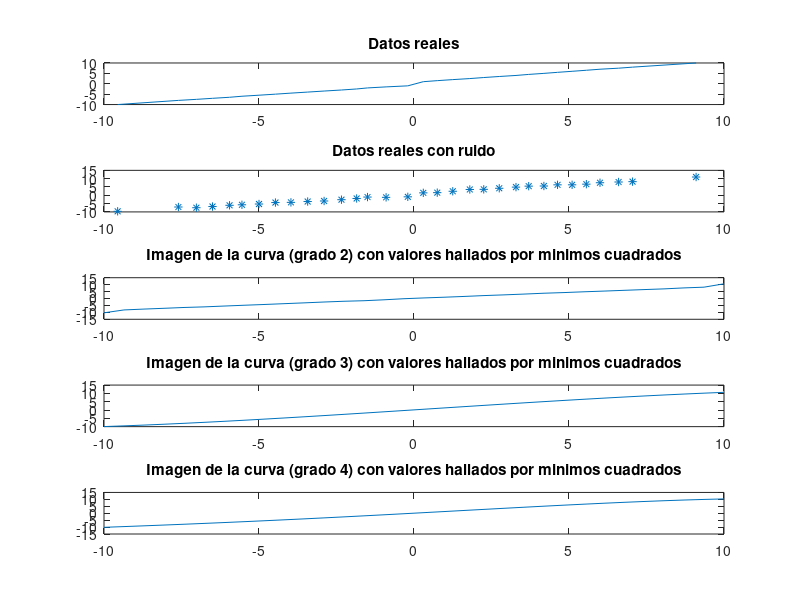

The MATLAB script that drew this image:
hold off

clear all

close all

%Definición de los valores independiantes de X

x = [-9.56 -7.6 -7.02 -6.5 -5.95 -5.55 -5 -4.47 -3.97 -3.43 -2.9 -2.34 -1.85 -1.5 -0.9 -0.2 0.3 0.75 1.25 1.8 2.25 2.75 3.29 3.7 4.19 4.63 5.1 5.56 6 6.6 7.05 9.1];
y = [-10 -8 -7.5 -7 -6.5 -6 -5.5 -5 -4.5 -4 -3.5 -3 -2.5 -2 -1.5 -1 1 1.5 2 2.5 3 3.5 4 4.5 5 5.5 6 6.5 7 7.5 8 10];

%Generación de datos para comprobación del funcionamiento
subplot(5,1,1)
plot(x,y)
title("Datos reales")

%introducción de aleatoriedad en los datos
ruidox=rand(size(x));
subplot(5,1,2)
plot(x,y+ruidox,'*')
title("Datos reales con ruido")

%aproximación por mínimos cuadrados

unos=ones(1,length(x));

%se cambia A=[unos' x] por A=[unos' x']
A=[unos' x' (x.^2)'];

%se cambia U=(inv(A'*A)*A')*y por U=(inv(A'*A)*A')*y'
U=(inv(A'*A)*A')*y'

%como puede comprobarse a pesar del ruido el
%algoritmo recuperó (a), (b) y (c)

u = U';
x1 = linspace(-10,10,32);
y1 = u(1) + u(2)*x + u(3)*x.^2;
subplot(5,1,3)
plot(x1,y1)
title("Imagen de la curva (grado 2) con valores hallados por minimos cuadrados")

%hacemos con polinomio de grado3
A3=[unos' x' (x.^2)' (x.^3)'];
U3=(inv(A3'*A3)*A3')*y'
u3 = U3';
x3 = linspace(-10,10,32);
y3 = u3(1) + u3(2)*x3 + u3(3)*x3.^2 + u3(4)*x3.^3;
subplot(5,1,4)
plot(x3,y3)
title("Imagen de la curva (grado 3) con valores hallados por minimos cuadrados")

%hacemos con polinomio de grado4
A4=[unos' x' (x.^2)' (x.^3)' (x.^4)'];
U4=(inv(A4'*A4)*A4')*y'
u4 = U4';
x4 = linspace(-10,10,32);
y4 = u4(1) + u4(2)*x4 + u4(3)*x4.^2 + u4(4)*x4.^3 + u4(5)*x4.^4;
subplot(5,1,5)
plot(x4,y4)
title("Imagen de la curva (grado 4) con valores hallados por minimos cuadrados")
